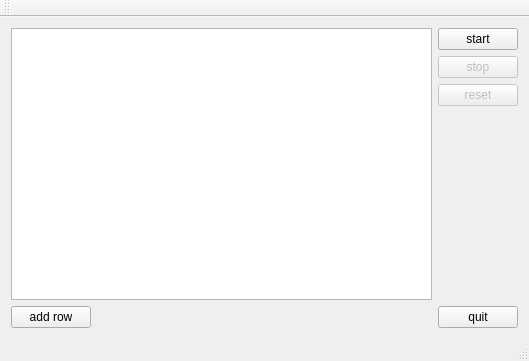
<?xml version="1.0" encoding="UTF-8"?>
<ui version="4.0">
 <class>MainWindow</class>
 <widget class="QMainWindow" name="MainWindow">
  <property name="geometry">
   <rect>
    <x>0</x>
    <y>0</y>
    <width>529</width>
    <height>361</height>
   </rect>
  </property>
  <property name="windowTitle">
   <string>MainWindow</string>
  </property>
  <widget class="QWidget" name="centralWidget">
   <layout class="QHBoxLayout" name="horizontalLayout_2">
    <item>
     <layout class="QVBoxLayout" name="verticalLayout_2">
      <item>
       <widget class="QTableView" name="table"/>
      </item>
      <item>
       <layout class="QHBoxLayout" name="horizontalLayout">
        <item>
         <widget class="QPushButton" name="addRowButton">
          <property name="text">
           <string>add row</string>
          </property>
         </widget>
        </item>
        <item>
         <spacer name="horizontalSpacer">
          <property name="orientation">
           <enum>Qt::Horizontal</enum>
          </property>
          <property name="sizeHint" stdset="0">
           <size>
            <width>40</width>
            <height>20</height>
           </size>
          </property>
         </spacer>
        </item>
       </layout>
      </item>
     </layout>
    </item>
    <item>
     <layout class="QVBoxLayout" name="verticalLayout">
      <item>
       <widget class="QPushButton" name="startButton">
        <property name="text">
         <string>start</string>
        </property>
       </widget>
      </item>
      <item>
       <widget class="QPushButton" name="stopButton">
        <property name="enabled">
         <bool>false</bool>
        </property>
        <property name="text">
         <string>stop</string>
        </property>
       </widget>
      </item>
      <item>
       <widget class="QPushButton" name="resetButton">
        <property name="enabled">
         <bool>false</bool>
        </property>
        <property name="text">
         <string>reset</string>
        </property>
       </widget>
      </item>
      <item>
       <spacer name="verticalSpacer">
        <property name="orientation">
         <enum>Qt::Vertical</enum>
        </property>
        <property name="sizeHint" stdset="0">
         <size>
          <width>20</width>
          <height>40</height>
         </size>
        </property>
       </spacer>
      </item>
      <item>
       <widget class="QPushButton" name="quitButton">
        <property name="text">
         <string>quit</string>
        </property>
       </widget>
      </item>
     </layout>
    </item>
   </layout>
  </widget>
  <widget class="QMenuBar" name="menuBar">
   <property name="geometry">
    <rect>
     <x>0</x>
     <y>0</y>
     <width>529</width>
     <height>20</height>
    </rect>
   </property>
  </widget>
  <widget class="QToolBar" name="mainToolBar">
   <attribute name="toolBarArea">
    <enum>TopToolBarArea</enum>
   </attribute>
   <attribute name="toolBarBreak">
    <bool>false</bool>
   </attribute>
  </widget>
  <widget class="QStatusBar" name="statusBar"/>
 </widget>
 <layoutdefault spacing="6" margin="11"/>
 <resources/>
 <connections>
  <connection>
   <sender>quitButton</sender>
   <signal>clicked()</signal>
   <receiver>MainWindow</receiver>
   <slot>close()</slot>
   <hints>
    <hint type="sourcelabel">
     <x>518</x>
     <y>328</y>
    </hint>
    <hint type="destinationlabel">
     <x>321</x>
     <y>236</y>
    </hint>
   </hints>
  </connection>
  <connection>
   <sender>startButton</sender>
   <signal>clicked()</signal>
   <receiver>MainWindow</receiver>
   <slot>startSlot()</slot>
   <hints>
    <hint type="sourcelabel">
     <x>518</x>
     <y>67</y>
    </hint>
    <hint type="destinationlabel">
     <x>320</x>
     <y>117</y>
    </hint>
   </hints>
  </connection>
  <connection>
   <sender>stopButton</sender>
   <signal>clicked()</signal>
   <receiver>MainWindow</receiver>
   <slot>stopSlot()</slot>
   <hints>
    <hint type="sourcelabel">
     <x>518</x>
     <y>94</y>
    </hint>
    <hint type="destinationlabel">
     <x>306</x>
     <y>176</y>
    </hint>
   </hints>
  </connection>
  <connection>
   <sender>resetButton</sender>
   <signal>clicked()</signal>
   <receiver>MainWindow</receiver>
   <slot>resetSlot()</slot>
   <hints>
    <hint type="sourcelabel">
     <x>478</x>
     <y>111</y>
    </hint>
    <hint type="destinationlabel">
     <x>333</x>
     <y>80</y>
    </hint>
   </hints>
  </connection>
  <connection>
   <sender>addRowButton</sender>
   <signal>clicked()</signal>
   <receiver>MainWindow</receiver>
   <slot>addRowSlot()</slot>
   <hints>
    <hint type="sourcelabel">
     <x>67</x>
     <y>316</y>
    </hint>
    <hint type="destinationlabel">
     <x>177</x>
     <y>329</y>
    </hint>
   </hints>
  </connection>
 </connections>
 <slots>
  <slot>startSlot()</slot>
  <slot>stopSlot()</slot>
  <slot>resetSlot()</slot>
  <slot>addRowSlot()</slot>
 </slots>
</ui>
